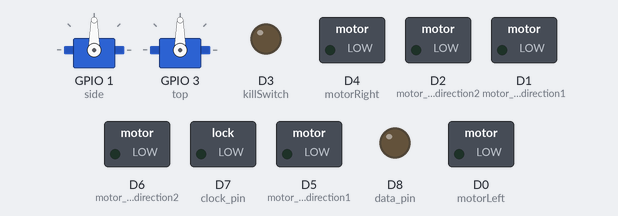
A sketch run on a simulated ESP8266 (NodeMCU). On the bench: 2 × servo, switched loads named in the sketch (green lamp = pin HIGH), output pins drawn as LEDs (lit = HIGH). WiFi joins after 1.5 s; servers stay silent unless stated; what the sketch prints to the serial monitor is not drawn.

Above: at 0.1 s.
At 1.6 s:
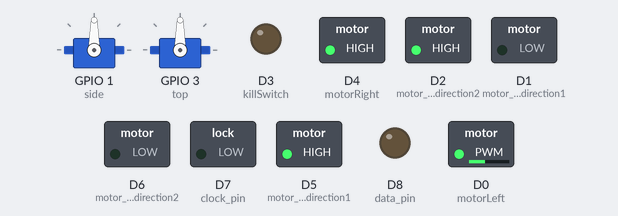
Timing chart, 0 to 3.1 s (numbered marks = the images above):
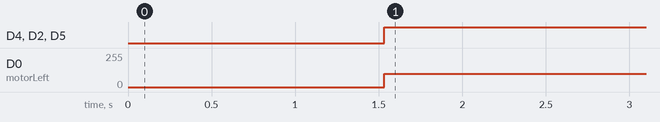

Measured:
- by itself, D4 (motorRight), D2 (motor_left_direction2), D5 (motor_right_direction1): LOW → HIGH at 1.5 s
- by itself, D0 (motorLeft): 0/255 → 100/255 at 1.5 s

The sketch:

final_car.ino
```cpp
//Final Car Code ESP8266
//12-10-2017

#include <ESP8266WiFi.h>
#include <WiFiUdp.h>
#include <Servo.h>

//Melee servo motor pins
#define side 1
#define top 3

Servo sideServo;  // create servo object to control a servo
Servo topServo;


//Reversed polarity on Right Drive motor

//Pins for H-bridge connections
#define motorLeft D0
#define motor_left_direction1 D1
#define motor_left_direction2 D2
#define motorRight D4
#define motor_right_direction1 D5
#define motor_right_direction2 D6
#define sensor A0

//Pin for killSwitch to turn off Teensy
#define killSwitch D3

//Pins for health bar
const int data_pin = D8;
const int clock_pin = D7;

//WiFi information
const char* ssid = "Go Diego Go!";//= "Mechatronics"; //"modlab1"; //Go Diego Go!
const char* password = "metateamsix";// = "YayFunFun"; // "ESAP2017";// metateamsix

//Public port is for checking game state broadcast
unsigned int publicPort=2390;

//Private port is for checking control instructions
unsigned int privatePort = 2001;

//String from controller
String controlString;
//String from packet broadcast
String gameStateString;

//Car control packet
const int control_packet_size = 8;
char controlBuffer[control_packet_size];

//Game state packet
const int game_state_size = 22;
char gameBuffer[game_state_size];

//Separate WifiUDP objects to handle simultaneous packet receiving
WiFiUDP gameStateReceiver;
WiFiUDP controlReceiver;

//Default Values from controller - these are set such that the initial state is no action
int driveCommand = 43;
int turnVal = 47;
int sideMeleeCommand = 40;
int topMeleeCommand = 40;


//Health values from game state. We only care about these values since we are robot 3
int r3;
int b3;

//1 if Red, 2 if Blue
int myColor = 2;
int myHealth = 50;

void setup(){
  Serial.begin(115200);

  //Setup motor pins
  pinMode(motorLeft,OUTPUT);
  pinMode(motorRight,OUTPUT);
  pinMode(motor_right_direction1, OUTPUT);
  pinMode(motor_right_direction2, OUTPUT);
  pinMode(motor_left_direction1, OUTPUT);
  pinMode(motor_left_direction2, OUTPUT);

  //Set all H-bridge values to Low initially
  digitalWrite(motorLeft, LOW);
  digitalWrite(motorRight, LOW);
  digitalWrite(motor_left_direction1,LOW);
  digitalWrite(motor_left_direction2,LOW);
  digitalWrite(motor_right_direction1,LOW);
  digitalWrite(motor_right_direction2,LOW);

  //Setup for health bar
  pinMode(clock_pin, OUTPUT);
  pinMode(data_pin, OUTPUT);

  //Setup for killswitch
  pinMode(killSwitch, OUTPUT);
  digitalWrite(killSwitch, LOW);

  delay(10);

  //Setup for melee servos
  pinMode(side, OUTPUT);
  pinMode(top, OUTPUT);
  sideServo.attach(side);  // attaches the servo on pin 9 to the servo object
  delay(10);
  topServo.attach(top);

  //Wifi Connection
  Serial.print("Connecting to ");
  Serial.println(ssid);
  WiFi.begin(ssid, password);
  WiFi.config(IPAddress(192, 168, 1, 74),IPAddress(192, 168, 1, 1),IPAddress(255, 255, 255, 0));

  while(WiFi.status()!=WL_CONNECTED){
    delay(500);
    Serial.print(".");
    }

  Serial.println("WiFi connected");

  //Start reading on the respective ports
  gameStateReceiver.begin(publicPort);
  controlReceiver.begin(privatePort);

}

void loop(){

  //Check values from controller
  checkController();

  //Translate these to commands
  convertToCommands();

  //Check health values from the game broadcast
  checkGameState();

  //Update health values accordingly
  updateHealth();

}

//Check if a packet has been recieved and save this to a local buffer
void checkController() {
  delay(10);
  int c = controlReceiver.parsePacket();
  Serial.println("Control");
  Serial.println(c);
  if(c) {
  controlReceiver.read(controlBuffer, control_packet_size);
  String myData= "";
  for(int i= 0; i < control_packet_size; i++) {
    myData += (char)controlBuffer[i];
   }
  controlString = myData;
  }
}

//Parse the 5 byte command based on the format from the controller code, and map these to useful motor controls
void convertToCommands(){
  driveCommand = (unsigned int)controlString[0]*10 + (unsigned int)controlString[1];
  turnVal = (unsigned int)controlString[2]*10 + (unsigned int)controlString[3];
  sideMeleeCommand = (unsigned int)controlString[4]*10 + (unsigned int)controlString[5];
  topMeleeCommand = (unsigned int)controlString[6]*10 + (unsigned int)controlString[7];

  controlMotors(driveCommand,turnVal);
  controlMelee(sideMeleeCommand,topMeleeCommand);

  Serial.println("Control: ");
  Serial.print(controlString);
  Serial.print("Drive Command: ");
  Serial.println(driveCommand);
  Serial.print("Turn Command: ");
  Serial.println(turnVal);
  Serial.print("Side Melee: ");
  Serial.println(sideMeleeCommand);

}


//Check if a packet has been recieved and save this to a local buffer
void checkGameState() {
  delay(10);
  int c = gameStateReceiver.parsePacket();
  Serial.print("Game State");
  Serial.println(c);
  if(c) {
  gameStateReceiver.read(gameBuffer, game_state_size);
  String myData= "";
  for(int i= 0; i < game_state_size; i++) {
    myData += (char)gameBuffer[i];
   }
  gameStateString = myData;
  }
}

//Update values based on most recent broadcast
void updateHealth(){
  r3 = ((int)gameStateString[7]-48)*10+ ((int)gameStateString[8]-48);
  b3 = ((int)gameStateString[18]-48)*10 + ((int)gameStateString[19]-48);

  if(myColor == 1){ //Red
    myHealth = r3;
    //set health status bar
    health_status(r3);
  }
  else if(myColor == 2){ //Blue
    myHealth = b3;
    //set health status bar
    health_status(b3);
  }

  Serial.print("Game State: ");
  Serial.println(gameStateString);
  Serial.print("Red Health: ");
  Serial.println(r3);
  Serial.print("Blue Health: ");
  Serial.println(b3);

  //If the game state says we are dead, initiate Teensy kill
  if(myHealth == 0){
    killSequence();
  }

  //Otherwise, don't kill the Teensy
  else digitalWrite(killSwitch, LOW);
  delay(50);
}

//Send 3.3V over the D3 pin, which the Teensy sees as a signal to shut down all LEDs
void killSequence(){
  digitalWrite(killSwitch, HIGH);
}

//True when the drive motors are supposed to be off
boolean motorStopped = true;

//Control the driving motors
void controlMotors(int speedCommand, int turnVal){

  //Set direction on H-Bridge
  if (speedCommand < 43){ //backwards
    digitalWrite(motor_left_direction1,LOW);
    digitalWrite(motor_left_direction2,HIGH);
    digitalWrite(motor_right_direction1,HIGH);
    digitalWrite(motor_right_direction2,LOW);
  }
  if(speedCommand >= 43){ //forwards
   digitalWrite(motor_left_direction1,HIGH);
   digitalWrite(motor_left_direction2,LOW);
   digitalWrite(motor_right_direction1,LOW);
   digitalWrite(motor_right_direction2,HIGH);
  }

  //Control Rear Motors

//Scale the speed command from the controller to values compatible with the analogWrite command.
//220 is set to be the lowest value because this is the minimum value at which the motor starts to turn.
int speedVal = map(speedCommand, 0, 99, 220, 1018);

 //no movement
  if(speedVal > 550 && speedVal <570){
    motorStopped = true;
    analogWrite(motorLeft, 100);
    analogWrite(motorRight, 100);
  }

  //Based on the direction value, re-map this range from the top half so that the full range of speeds is accessed
  if(speedVal>=570){
    motorStopped = false;
    speedVal = map(speedVal, 560, 1020, 220, 1020);
  }

  //Re-map the range from the bottom so that the full range of speeds is accessed
  if(speedVal<=550){
    motorStopped = false;
    speedVal = map(speedVal, 210, 540, 220, 1020);
    speedVal = 1240 - speedVal;
  }

  //Differential drive. One motor is on, while the other is off.

  //Turn Left
  if(turnVal < 45 && !motorStopped){
    analogWrite(motorRight,speedVal);
    analogWrite(motorLeft,100);   }

  //Turn Right
  if(turnVal > 49 && !motorStopped){
    analogWrite(motorLeft,speedVal);
    analogWrite(motorRight,100);
   }
  //No turning
  if(turnVal <= 49 && turnVal >= 45){

    if(!motorStopped){
      analogWrite(motorRight,speedVal);
      analogWrite(motorLeft,speedVal);
    }

    Serial.print("Drive: ");
    Serial.println(speedVal);
  }
}

//Control the servo motors for melee weapons
void controlMelee(int sideCommand, int topCommand){

  //Checks for minimum movement of joystick, and then maps the values to degrees
  if(sideCommand >= 40){
    topCommand = sideCommand;
    sideCommand = map(sideCommand, 40, 99, 20, 100);
    sideServo.write(sideCommand);
    Serial.println("SIDE");
    Serial.println(sideCommand);
  }

  if(topCommand >= 40){
    topCommand = map(topCommand, 40, 99, 25, 100);
    topCommand = 125 - topCommand;
    topServo.write(topCommand );
    Serial.println("TOP");
    Serial.println(sideCommand - 10);
  }

  delay(10);
}


//Based on the current health level, lights up a sequential number of bars on the health bar
void health_status(int health){

  Serial.println("MY HEALTH");
  Serial.println(health);
  if(health <= 0){
      shiftOut(data_pin, clock_pin, MSBFIRST, B00000000);
    }
  else if(health <= 20){
      shiftOut(data_pin, clock_pin, MSBFIRST, B00010000);
    }
  else if(health <= 40){
      shiftOut(data_pin, clock_pin, MSBFIRST, B00011000);
    }
  else if(health <= 60){
      shiftOut(data_pin, clock_pin, MSBFIRST, B00011100);
    }
  else if(health <= 80){
      shiftOut(data_pin, clock_pin, MSBFIRST, B00011110);
    }
  else{
      shiftOut(data_pin, clock_pin, MSBFIRST, B00011111);
    }
  delay(1);

}
```
